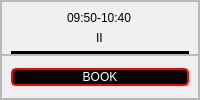
                           <widget class="QFrame" name="frame_51">
                            <property name="frameShape">
                             <enum>QFrame::StyledPanel</enum>
                            </property>
                            <property name="frameShadow">
                             <enum>QFrame::Raised</enum>
                            </property>
                            <layout class="QVBoxLayout" name="verticalLayout_35">
                             <property name="spacing">
                              <number>0</number>
                             </property>
                             <property name="leftMargin">
                              <number>0</number>
                             </property>
                             <property name="topMargin">
                              <number>0</number>
                             </property>
                             <property name="rightMargin">
                              <number>0</number>
                             </property>
                             <property name="bottomMargin">
                              <number>0</number>
                             </property>
                             <item>
                              <widget class="QFrame" name="frame_52">
                               <property name="frameShape">
                                <enum>QFrame::StyledPanel</enum>
                               </property>
                               <property name="frameShadow">
                                <enum>QFrame::Raised</enum>
                               </property>
                               <layout class="QVBoxLayout" name="verticalLayout_36">
                                <property name="bottomMargin">
                                 <number>0</number>
                                </property>
                                <item alignment="Qt::AlignHCenter">
                                 <widget class="QLabel" name="label_23">
                                  <property name="styleSheet">
                                   <string notr="true">font: 10pt &quot;Copperplate Gothic Bold&quot;;
background-color: rgba(0, 0, 0, 0);
color: rgb(0, 0, 0);</string>
                                  </property>
                                  <property name="text">
                                   <string>09:50-10:40</string>
                                  </property>
                                 </widget>
                                </item>
                                <item alignment="Qt::AlignHCenter">
                                 <widget class="QLabel" name="label_24">
                                  <property name="styleSheet">
                                   <string notr="true">font: 10pt &quot;Copperplate Gothic Bold&quot;;
background-color: rgba(0, 0, 0, 0);
color: rgb(0, 0, 0);</string>
                                  </property>
                                  <property name="text">
                                   <string>II</string>
                                  </property>
                                 </widget>
                                </item>
                                <item>
                                 <widget class="Line" name="line_4">
                                  <property name="styleSheet">
                                   <string notr="true">background-color: rgb(0, 0, 0);</string>
                                  </property>
                                  <property name="orientation">
                                   <enum>Qt::Horizontal</enum>
                                  </property>
                                 </widget>
                                </item>
                               </layout>
                              </widget>
                             </item>
                             <item>
                              <widget class="QFrame" name="frame_53">
                               <property name="frameShape">
                                <enum>QFrame::StyledPanel</enum>
                               </property>
                               <property name="frameShadow">
                                <enum>QFrame::Raised</enum>
                               </property>
                               <layout class="QVBoxLayout" name="verticalLayout_37">
                                <item>
                                 <widget class="QPushButton" name="pushButton_10">
                                  <property name="styleSheet">
                                   <string notr="true">QPushButton#pushButton_10{
 border: 2px solid red;
	font: 10pt &quot;Copperplate Gothic Light&quot;;
	background-color:rgba(0,0,0,250);
    color: rgb(255,255,255);
    border-radius:5px;
}
QPushButton#pushButton_10:hover{
    background-color:rgb(255,255,255);
    color: rgb(0,0,0);
}
QPushButton#pushButton_10:pressed{
    background-color: rgba(255,255,255,210);
}</string>
                                  </property>
                                  <property name="text">
                                   <string>BOOK</string>
                                  </property>
                                  <property name="icon">
                                   <iconset resource="attachments/icons.qrc">
                                    <normaloff>:/icons/edit.svg</normaloff>:/icons/edit.svg</iconset>
                                  </property>
                                  <property name="iconSize">
                                   <size>
                                    <width>20</width>
                                    <height>50</height>
                                   </size>
                                  </property>
                                 </widget>
                                </item>
                               </layout>
                              </widget>
                             </item>
                            </layout>
                           </widget>
